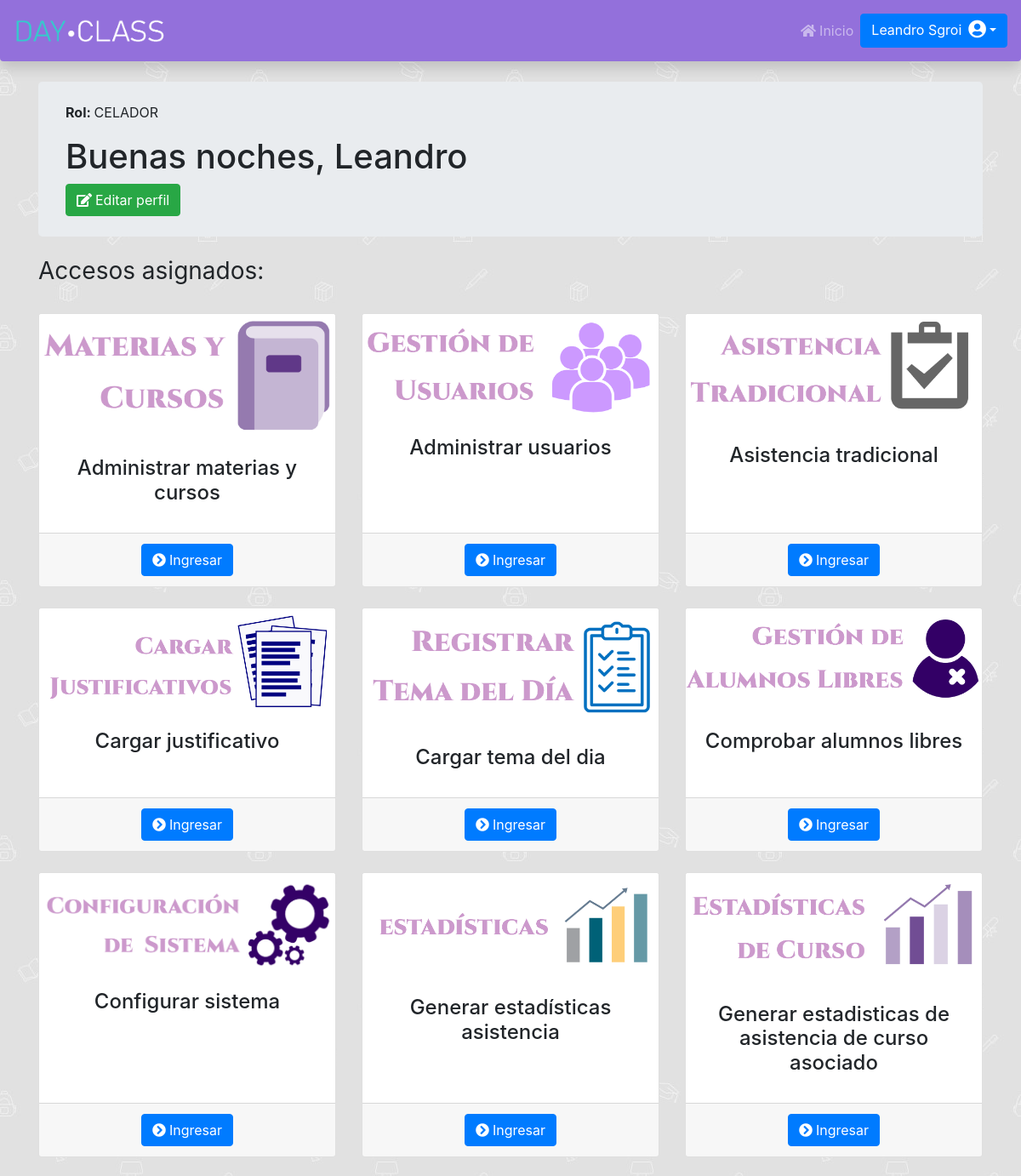
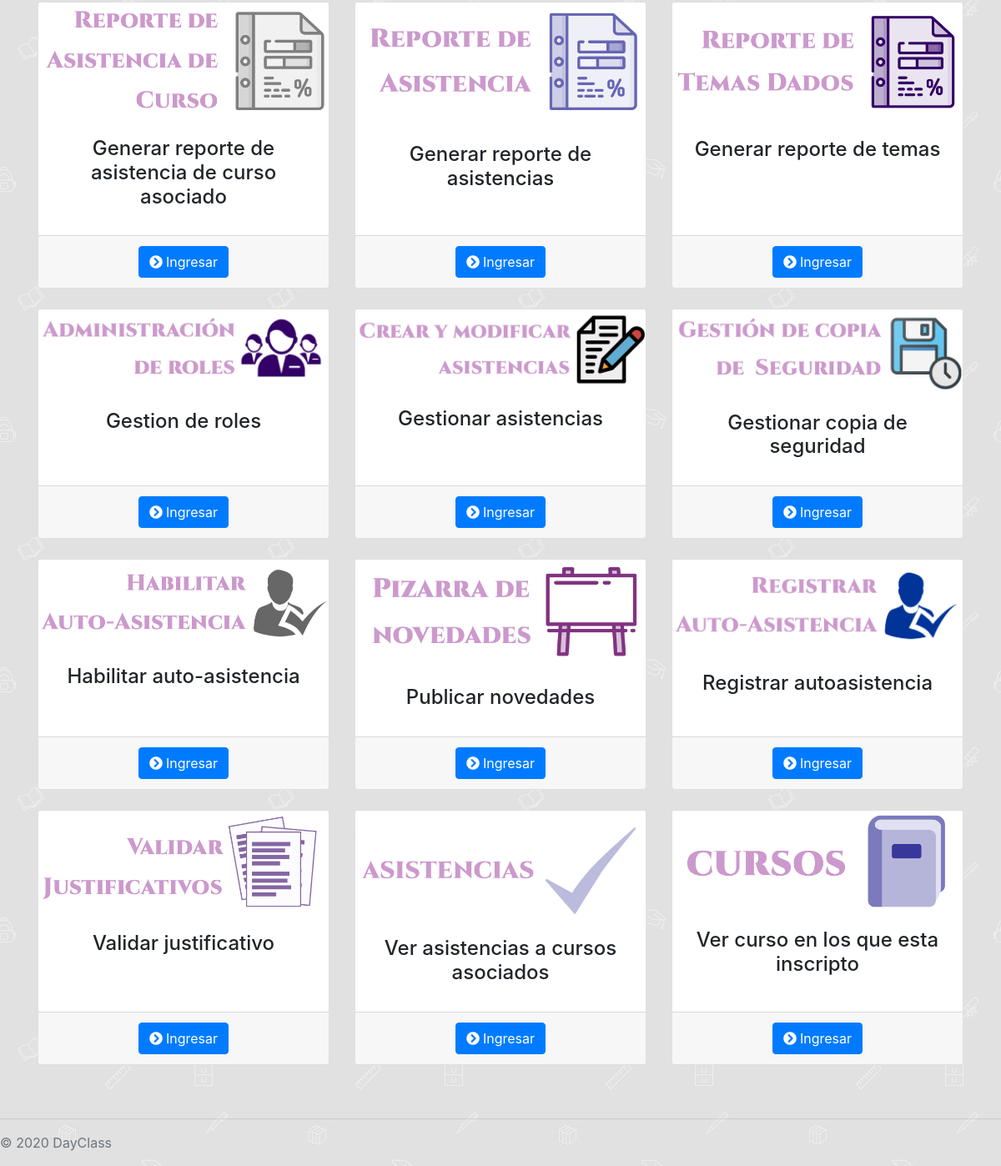
The page /Usuario/inicioSesion.php (signed in) on the database its author committed (2 pictures, top to bottom).
### tables this page shows
CREATE TABLE `permiso` (
  `id` int(11) NOT NULL AUTO_INCREMENT,
  `fechaDesdePer` date DEFAULT NULL,
  `fechaHastaPer` date DEFAULT NULL,
  `nombrePermiso` varchar(255) DEFAULT NULL,
  PRIMARY KEY (`id`)
);

CREATE TABLE `funcion` (
  `id` int(11) NOT NULL AUTO_INCREMENT,
  `nombreFuncion` varchar(255) DEFAULT NULL,
  `refImagen` varchar(255) DEFAULT NULL,
  `refPagina` varchar(255) DEFAULT NULL,
  `fechaDesdeFuncion` datetime DEFAULT NULL,
  `fechaHastaFuncion` datetime DEFAULT NULL,
  `codigoFuncion` int(11) DEFAULT NULL,
  PRIMARY KEY (`id`)
);

### Usuario/inicioSesion.php (the view, shortened to what this page needs)
<?php
include "../databaseConection.php";
$nombreRol = "Sin rol asignado";
if(!($_SESSION['usuario']['id_permiso'] == NULL || $_SESSION['usuario']['id_permiso'] == "")){
    $permiso = $con->query("SELECT * FROM permiso WHERE id = '".$_SESSION['usuario']['id_permiso']."'")->fetch_assoc();
    $nombreRol = $permiso['nombrePermiso'];
}
$id_permiso = $_SESSION['usuario']['id_permiso'];
$currentDateTime = date('Y-m-d H:i:s');
$hora = date('H:i:s');
if($hora >= date('06:00:00') && $hora < date('12:00:00')) {
  $saludo = "Buenos días";
} elseif($hora >= date('12:00:00') && $hora < date('20:00:00')){
  $saludo = "Buenas tardes";
} else{
  $saludo = "Buenas noches";
}
?>
<link rel="stylesheet" href="../styleCards.css">
<div class="container">
    <div class="jumbotron my-4 py-4">
        <p><b>Rol: </b><?php echo "$nombreRol" ?></p>
        <h1><?php echo "$saludo, " . $_SESSION["usuario"]["nombreUsuario"]?></h1>
        <a href="editar_perfil.php" class="btn btn-success"><i class="fa fa-edit mr-1"></i>Editar perfil</a>
    </div>
    <h3 class="font-weight-normal">Accesos asignados:</h3><br>
    <div class="row text-center">
        <?php
        if($id_permiso != NULL || $id_permiso != ""){
            $selectFuncionPermiso = $con->query("SELECT id_funcion FROM `permisofuncion`, funcion WHERE permisofuncion.id_permiso = '$id_permiso' AND permisofuncion.fechaDesdePermisoFuncion <= '$currentDateTime' AND permisofuncion.fechaHastaPermisoFuncion IS NULL AND funcion.id = permisofuncion.id_funcion ORDER BY nombreFuncion ASC");
            if(($selectFuncionPermiso->num_rows) != 1){
                while ($funcionPermiso = $selectFuncionPermiso->fetch_assoc()) {
                    $id_funcion = $funcionPermiso["id_funcion"];
                $consultaFuncion = $con->query("SELECT * FROM funcion WHERE id='$id_funcion' AND fechaHastaFuncion IS NULL");
                $funcion = $consultaFuncion->fetch_assoc();
                $nombreFuncion = $funcion["nombreFuncion"];
                    $imagenFuncion = $funcion["refImagen"];
                    $paginaFuncion = $funcion["refPagina"];
                echo
                    "<div class='col-lg-4 col-md-6 mb-4' >
                        <div class='card h-100' >
                        <img class='card-img-top imagen' src='$imagenFuncion' alt='' oncontextmenu='return false'>
                            <div class='card-body'>
                                <h4 class='card-title'>".$nombreFuncion."</h4>
                                <h5 class='font-weight-normal'></h5>
                            </div>
                            <div class='card-footer'>
                                <a href='$paginaFuncion' class='btn btn-primary'><i class='fa fa-chevron-circle-right mr-1'></i>Ingresar</a>
                            </div>
                        </div>
                    </div>";
                }
            }else{
               echo "<div class='alert alert-warning' role='alert'>
                <h5><i class='fa fa-exclamation-circle mr-2'></i>El rol asignado, actualmente no tiene funciones disponibles.</h5>
            </div>";
            }
        }else{
             echo "<div class='alert alert-warning' role='alert'>
                <h5><i class='fa fa-exclamation-circle mr-2'></i>No tiene rol asignado.</h5>
            </div>";
        }
        ?>
    </div>
</div>

### DayClassStyle.css (style rules this page uses)
.dayclassnav { background-color: mediumpurple; }
.abajo-pagina { position: absolute; bottom: auto; width: 100%; }
body { padding-top: 4.5rem; background-image: url("/DayClass/images/school.jpg"); background-repeat: repeat; background-attachment: fixed; }

### rows shown on the page
permiso: nombrePermiso "CELADOR"
funcion: refImagen (picture), nombreFuncion "Administrar materias y cursos"
funcion: refImagen (picture), nombreFuncion "Administrar usuarios"
funcion: refImagen (picture), nombreFuncion "Asistencia tradicional"
funcion: refImagen (picture), nombreFuncion "Cargar justificativo"
funcion: refImagen (picture), nombreFuncion "Cargar tema del dia"
funcion: refImagen (picture), nombreFuncion "Comprobar alumnos libres"
funcion: refImagen (picture), nombreFuncion "Configurar sistema"
funcion: refImagen (picture), nombreFuncion "Generar estadísticas asistencia"
funcion: refImagen (picture), nombreFuncion "Generar estadisticas de asistencia de curso asociado"
funcion: refImagen (picture), nombreFuncion "Generar reporte de asistencia de curso asociado"
funcion: refImagen (picture), nombreFuncion "Generar reporte de asistencias"
funcion: refImagen (picture), nombreFuncion "Generar reporte de temas"
funcion: refImagen (picture), nombreFuncion "Gestion de roles"
funcion: refImagen (picture), nombreFuncion "Gestionar asistencias"
funcion: refImagen (picture), nombreFuncion "Gestionar copia de seguridad"
funcion: refImagen (picture), nombreFuncion "Habilitar auto-asistencia"
funcion: refImagen (picture), nombreFuncion "Publicar novedades"
funcion: refImagen (picture), nombreFuncion "Registrar autoasistencia"
funcion: refImagen (picture), nombreFuncion "Validar justificativo"
funcion: refImagen (picture), nombreFuncion "Ver asistencias a cursos asociados"
funcion: refImagen (picture), nombreFuncion "Ver curso en los que esta inscripto"

### other values the page prints
$saludo "Buenas noches"
$_SESSION["usuario"]["nombreUsuario"] "Leandro"
